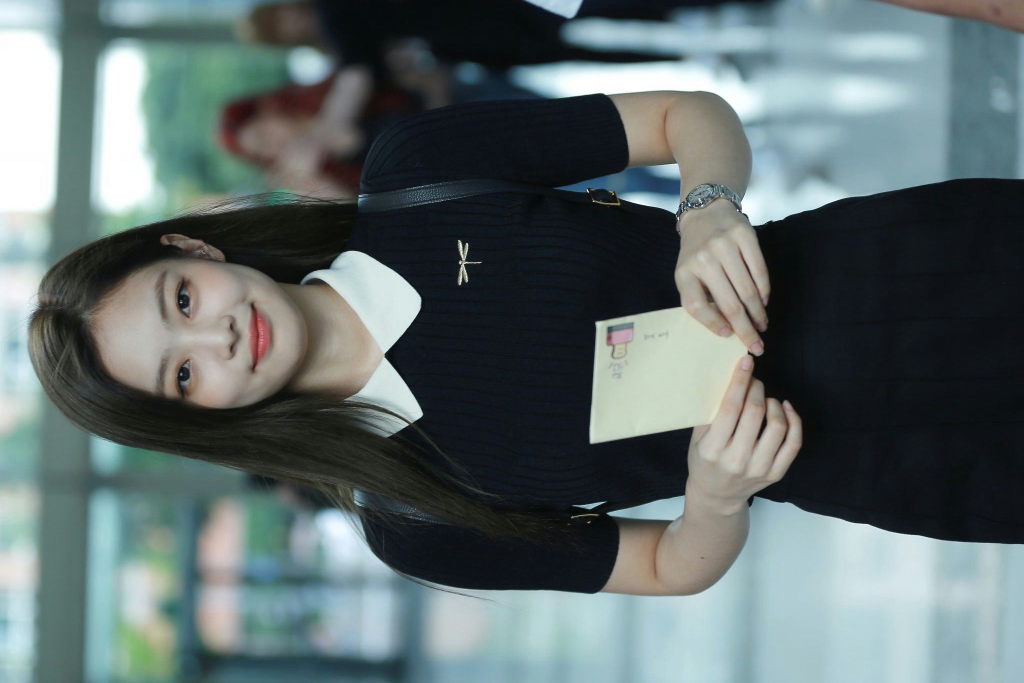
#> input picture 001 Python Programming/003 opencv/person.jpg, 2048 x 1365 px (shown at 1/2 size)
$ python test.py
#> lines starting #> are read from the running program, lines starting #| are printed output that depends on the picture
import cv2

image = cv2.imread("person.jpg", cv2.IMREAD_COLOR)
#> image is the input picture: shape (1365, 2048, 3); mean B, G, R 108.6, 108.4, 95.4

height, width, channel = image.shape
#> height = 1365; width = 2048; channel = 3
matrix = cv2.getRotationMatrix2D((width/2, height/2), 270, 1)
dst = cv2.warpAffine(image, matrix, (width, height))
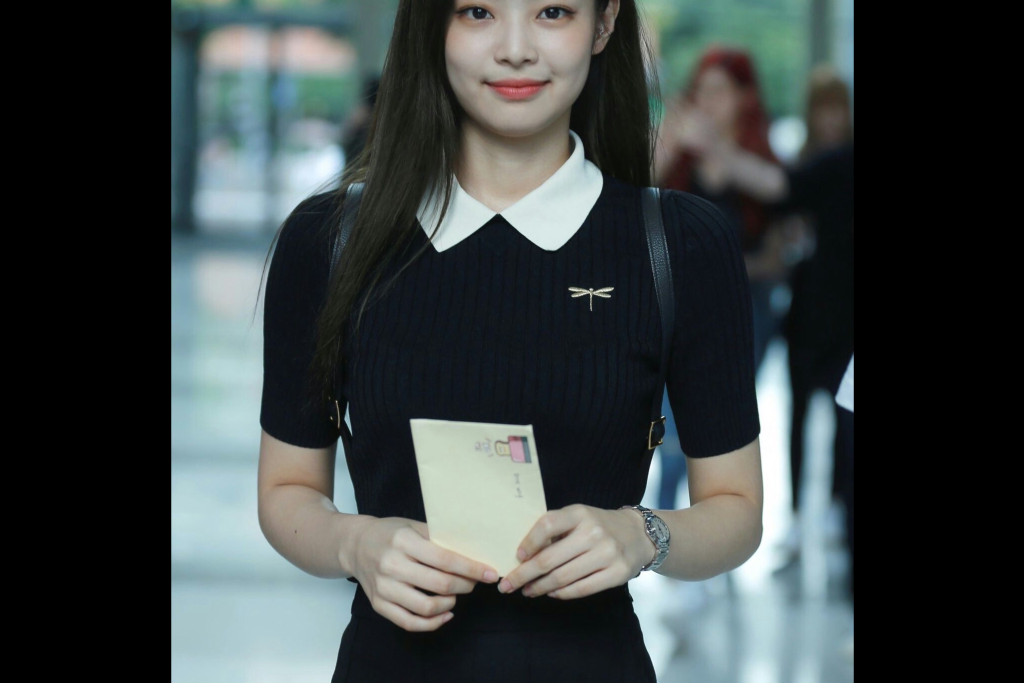
#> dst: shape (1365, 2048, 3) (shown at 1/2 size); mean B, G, R 66.9, 66.8, 59.5

# cv2.imshow("image", image)
cv2.imshow("dst", dst)
cv2.waitKey(0)
# You can close the window by pressing any key.
cv2.destroyAllWindows()
